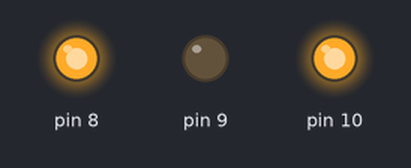
Simulated run of this sketch. Board: Arduino Uno, built with avr-gcc and run on an emulated ATmega328P. Shown: output pins drawn as LEDs (lit = HIGH).

Above: at 0.2 s.
At 1.7 s:
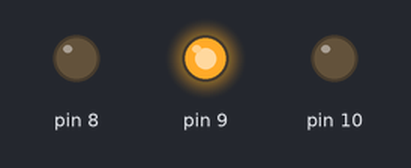
Timing chart, 0 to 3.0 s (numbered marks = the images above):
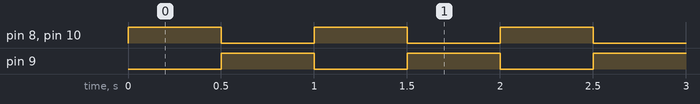

Measured:
- by itself, pin 8–10: alternates HIGH for 0.50 s and LOW for 0.50 s
- by itself, everything shown: repeats every 1.0 s, in 3 steps

The sketch:

LucesAlternas.ino
```cpp
void setup() {
  pinMode(8, OUTPUT);
  pinMode(9, OUTPUT);
  pinMode(10, OUTPUT);
}

void loop() {
  digitalWrite(8,HIGH);
  digitalWrite(10,HIGH);
  delay(500);
  digitalWrite(8,LOW);
  digitalWrite(10,LOW);

  digitalWrite(9, HIGH);
  delay(500);
  digitalWrite(9, LOW);
}
```
